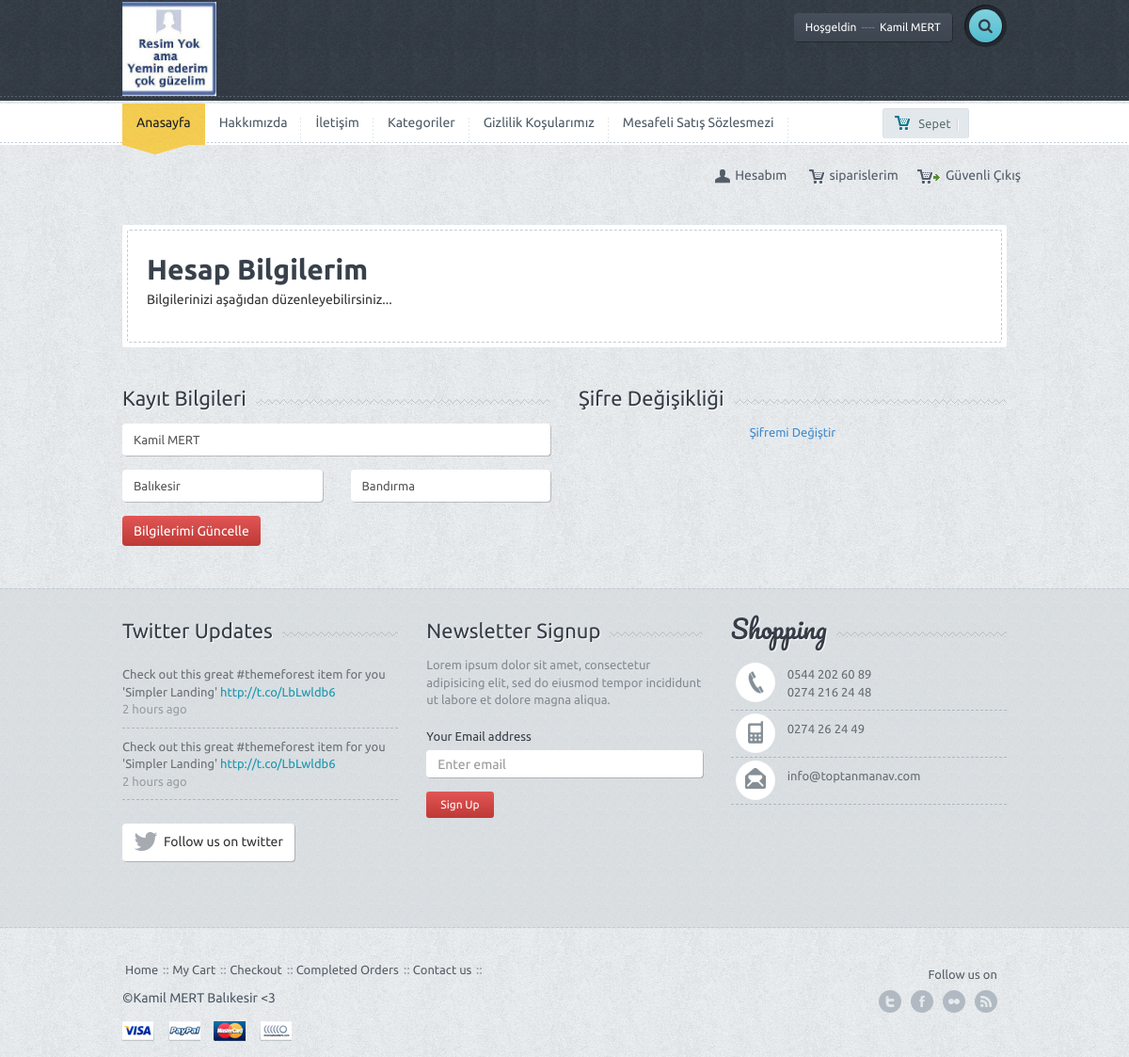
/hesabim.php (signed in), run on the app's committed database.
### tables this page shows
CREATE TABLE `ayar` (
  `ayar_id` int(11) NOT NULL,
  `ayar_logo` varchar(255) NOT NULL,
  `ayar_url` varchar(50) NOT NULL,
  `ayar_title` varchar(255) NOT NULL,
  `ayar_description` varchar(255) NOT NULL,
  `ayar_keywords` varchar(50) NOT NULL,
  `ayar_author` varchar(50) NOT NULL,
  `ayar_tel` varchar(50) NOT NULL,
  `ayar_gsm` varchar(50) NOT NULL,
  `ayar_faks` varchar(50) NOT NULL,
  `ayar_mail` varchar(50) NOT NULL,
  `ayar_ilce` varchar(50) NOT NULL,
  `ayar_il` varchar(50) NOT NULL,
  `ayar_adres` varchar(250) NOT NULL,
  `ayar_mesai` varchar(250) NOT NULL,
  `ayar_maps` varchar(250) NOT NULL,
  `ayar_analystic` varchar(50) NOT NULL,
  `ayar_zopim` varchar(250) NOT NULL,
  `ayar_facebook` varchar(50) NOT NULL,
  `ayar_twitter` varchar(50) NOT NULL,
  `ayar_google` varchar(50) NOT NULL,
  `ayar_youtube` varchar(50) NOT NULL,
  `ayar_smtphost` varchar(50) NOT NULL,
  `ayar_smtppasword` varchar(50) NOT NULL,
  `ayar_smtpport` varchar(50) NOT NULL,
  `ayar_bakim` enum('0','1') NOT NULL DEFAULT '1'
);

CREATE TABLE `kullanici` (
  `kullanici_id` int(11) NOT NULL,
  `kullanici_zaman` datetime NOT NULL DEFAULT current_timestamp(),
  `kullanici_resim` varchar(250) NOT NULL,
  `kullanici_tc` varchar(50) NOT NULL,
  `kullanici_ad` varchar(50) NOT NULL,
  `kullanici_mail` varchar(100) NOT NULL,
  `kullanici_gsm` varchar(50) NOT NULL,
  `kullanici_password` varchar(255) NOT NULL,
  `kullanici_adsoyad` varchar(50) NOT NULL,
  `kullanici_adres` varchar(250) NOT NULL,
  `kullanici_il` varchar(100) NOT NULL,
  `kullanici_ilce` varchar(100) NOT NULL,
  `kullanici_unvan` varchar(100) NOT NULL,
  `kullanici_yetki` varchar(50) NOT NULL,
  `kullanici_durum` int(1) NOT NULL DEFAULT 1
);

CREATE TABLE `menu` (
  `menu_id` int(11) NOT NULL,
  `menu_ust` varchar(50) NOT NULL,
  `menu_ad` varchar(100) NOT NULL,
  `menu_detay` text NOT NULL,
  `menu_url` varchar(250) NOT NULL,
  `menu_sira` int(2) NOT NULL,
  `menu_durum` enum('0','1') NOT NULL,
  `menu_seourl` varchar(250) NOT NULL
);

### nedmin/production/fonksiyon.php (called while the page is built, shortened)
<?php
function seo($text)
{
    $find = array('Ç', 'Ş', 'Ğ', 'Ü', 'İ', 'Ö', 'ç', 'ş', 'ğ', 'ü', 'ö', 'ı', '+', '#', '.');
    $replace = array('c', 's', 'g', 'u', 'i', 'o', 'c', 's', 'g', 'u', 'o', 'i', 'plus', 'sharp', '-');
    $text = strtolower(str_replace($find, $replace, $text));
    $text = preg_replace("@[^A-Za-z0-9\-_\.\+]@i", ' ', $text);
    $text = trim(preg_replace('/\s+/', ' ', $text));
    $text = str_replace(' ', '-', $text);
    return $text;
}
?>

### hesabim.php (the view, shortened to what this page needs)
<?php include 'header.php';
?>
<div class="container">
	<div class="row">
		<div class="col-md-12">
			<div class="page-title-wrap">
				<div class="page-title-inner">
					<div class="row">
						<div class="col-md-12">
							<div class="bigtitle">Hesap Bilgilerim</div>
							<p >Bilgilerinizi aşağıdan düzenleyebilirsiniz...</p>
						</div>
					</div>
				</div>
			</div>
		</div>
	</div>
	<form action="nedmin/netting/islem.php" method="POST" class="form-horizontal checkout" role="form">
		<div class="row">
			<div class="col-md-6">
				<div class="title-bg">
					<div class="title">Kayıt Bilgileri</div>
				</div>
				<div class="form-group dob">
					<div class="col-sm-12">
						<input type="text" class="form-control"  required="" name="kullanici_adsoyad" value="<?php echo $kullanicicek['kullanici_adsoyad'] ?>">
					</div>
				</div>
				<div class="form-group dob">
					<div class="col-sm-6">
						<input type="text" class="form-control" name="kullanici_il" placeholder="Yaşadığınız İl"   value="<?php echo $kullanicicek['kullanici_il'] ?>">
					</div>
					<div class="col-sm-6">
						<input type="text" class="form-control" name="kullanici_ilce" placeholder="Yaşadığınız İlçe"  value="<?php echo $kullanicicek['kullanici_ilce'] ?>">
					</div>
				</div>
				<button type="submit" name="kullanicibilgiguncelle" class="btn btn-default btn-red">Bilgilerimi Güncelle</button>
				</form>
			</div>
			<div class="col-md-6">
				<div class="title-bg">
					<div class="title">Şifre Değişikliği</div>
				</div>
				<center><a href="sifre-guncelle">Şifremi Değiştir<img width="400" src=""></a></center>
			</div>
		</div>
	</div>
<div class="spacer"></div>
<?php include 'footer.php'; ?>

### header.php (shortened to what this page needs)
<?php
include 'nedmin/netting/baglan.php';
include 'nedmin/production/fonksiyon.php';
if(!isset($_SESSION['userkullanici_mail'])){
	$mail=isset($_SESSION['userkullanici_mail']);
}
else{
	$mail=($_SESSION['userkullanici_mail']);
}
$kullanicisor=$db->prepare("SELECT * FROM kullanici where kullanici_mail=:mail");
$kullanicisor->execute(array(
	'mail' => ($mail)
));
$kullanicicek=$kullanicisor->fetch(PDO::FETCH_ASSOC);
$ayarsor=$db->prepare("SELECT * FROM ayar where ayar_id=:id");
$ayarsor->execute(array(
	'id' => 0
));
$ayarcek=$ayarsor->fetch(PDO::FETCH_ASSOC);
?>
<!DOCTYPE html>
<html lang="en">
<head>
	<link href='font-awesome\css\font-awesome.css' rel="stylesheet" type="text/css">
	<link href="bootstrap\css\bootstrap.min.css" rel="stylesheet">
	<link rel="stylesheet" href="style.css">
	<link rel="stylesheet" href="css\owl.carousel.css">
	<link rel="stylesheet" href="css\owl.transitions.css">
</head>
<body>
	<div id="wrapper">
		<div class="header">
			<div class="container">
				<div class="row">
					<div class="col-xs-6 col-md-4 main-logo">
						<a href="index.php"><img width="100" src="<?php echo $ayarcek['ayar_logo'];?>" alt="logo" class="logo img-responsive"></a>
					</div>
					<div class="col-md-8">
						<div class="pushright">
							<div class="top">
								<?php if (!isset($_SESSION['userkullanici_mail'])) { ?>
									<a href="#" id="reg" class="btn btn-default btn-dark">Giriş Yap<span>-- Yada --</span>Kayıt Ol</a>
								<?php }else{ ?>
									<a href="#" class="btn btn-default btn-dark">Hoşgeldin<span>----</span><?php echo $kullanicicek['kullanici_adsoyad']; ?></a> <?php } ?>
									<div class="srch-wrap">
										<a href="#" id="srch" class="btn btn-default btn-search"><i class="fa fa-search"></i></a>
									</div>
								</div>
							</div>
						</div>
					</div>
				</div>
				<div class="dashed"></div>
			</div>
			<div class="main-nav">
				<div class="navbar navbar-default navbar-static-top">
					<div class="container">
						<div class="row">
							<div class="col-md-10">
								<div class="navbar-collapse collapse">
									<ul class="nav navbar-nav">
										<li><a href="index.php" class="active">Anasayfa</a><div class="curve"></div></li>
										<?php
										$menusor=$db->prepare("SELECT * FROM menu WHERE menu_durum=:durum ORDER BY menu_sira ASC limit 5");
										$menusor->execute(array(
											'durum' => 1
										));
										while($menucek=$menusor->fetch(PDO::FETCH_ASSOC)){
											?>
											<li><a href="<?php
											if(!empty($menucek['menu_url'])){
												echo $menucek['menu_url'];
											}
											else{
												echo "sayfa-".seo($menucek['menu_ad']);
											}
										?>"><?php echo $menucek['menu_ad'];?></a></li>
									<?php } ?>
								</ul>
							</div>
						</div>
						<div class="col-md-2 machart">
							<button id="popcart" class="btn btn-default btn-chart btn-sm "><span class="mychart">Sepet</span>|</button>
						</div>
						<?php if(isset($_SESSION['userkullanici_mail'])){?>
							<ul class="small-menu">
								<li><a href="hesabim" class="myacc">Hesabım</a></li>
								<li><a href="siparislerim" class="myshop">siparislerim</a></li>
								<li><a href="logout" class="mycheck">Güvenli Çıkış</a></li>
							</ul>
						<?php } ?>
					</div>
				</div>
	</div>

### footer.php (shortened to what this page needs)
<div class="f-widget">
		<div class="container">
			<div class="row">
				<div class="col-md-4">
					<div class="title-widget-bg">
						<div class="title-widget">Twitter Updates</div>
					</div>
					<ul class="tweets">
						<li>Check out this great #themeforest item for you
						'Simpler Landing' <a href="#">http://t.co/LbLwldb6 </a>
						<span>2 hours ago</span></li>
						<li class="lastone">Check out this great #themeforest item for you
						'Simpler Landing' <a href="#">http://t.co/LbLwldb6 </a>
						<span>2 hours ago</span></li>
					</ul>
					<a href="#" class="btn btn-default btn-follow"><i class="fa fa-twitter fa-2x"></i><div>Follow us on twitter</div></a>
				</div>
				<div class="col-md-4">
					<div class="title-widget-bg">
						<div class="title-widget">Newsletter Signup</div>
					</div>
					<div class="newsletter">
						<p>
							Lorem ipsum dolor sit amet, consectetur adipisicing elit, sed do eiusmod tempor incididunt ut labore et dolore magna aliqua.
						</p>
						<form role="form">
							<div class="form-group">
								<label>Your Email address</label>
								<input type="email" class="form-control newstler-input" id="exampleInputEmail1" placeholder="Enter email">
								<button class="btn btn-default btn-red btn-sm">Sign Up</button>
							</div>
						</form>
					</div>
				</div>
				<div class="col-md-4">
					<div class="title-widget-bg">
						<div class="title-widget-cursive">Shopping</div>
					</div>
					<ul class="contact-widget">
						<li class="fphone"><?php echo $ayarcek['ayar_tel']  ?><br> <?php echo $ayarcek['ayar_gsm']  ?></li>
						<li class="fmobile"><?php echo $ayarcek['ayar_faks']  ?></li>
						<li class="fmail lastone"><?php echo $ayarcek['ayar_mail']  ?></li>
					</ul>
				</div>
			</div>
			<div class="spacer"></div>
		</div>
	</div>
	<div class="footer">
		<div class="container">
			<div class="row">
				<div class="col-md-9">
					<ul class="footermenu">
						<li><a href="index-1.htm">Home</a></li>
						<li><a href="cart.htm">My Cart</a></li>
						<li><a href="checkout.htm">Checkout</a></li>
						<li><a href="order.htm">Completed Orders</a></li>
						<li><a href="contact.htm">Contact us</a></li>
					</ul>
					<div class="f-credit">&copy;<?php echo $ayarcek['ayar_author']  ?></div>
					<a href=""><div class="payment visa"></div></a>
					<a href=""><div class="payment paypal"></div></a>
					<a href=""><div class="payment mc"></div></a>
					<a href=""><div class="payment nh"></div></a>
				</div>
				<div class="col-md-3">
					<div class="followon">Follow us on</div>
					<div class="fsoc">
						<a href="http://<?php echo $ayarcek['ayar_twitter']  ?>" class="ftwitter">twitter</a>
						<a href="http://<?php echo $ayarcek['ayar_facebook']  ?>" class="ffacebook">facebook</a>
						<a href="http://<?php echo $ayarcek['ayar_youtube']  ?>" class="fflickr">flickr</a>
						<a href="http://<?php echo $ayarcek['ayar_google']  ?>" class="ffeed">feed</a>
					</div>
					<div class="clearfix"></div>
				</div>
			</div>
		</div>
	</div>
  </body>
</html>

### data on the page
ayar: ayar_logo (picture), ayar_tel "0544 202 60 89", ayar_gsm "0274 216 24 48", ayar_faks "0274 26 24 49", ayar_mail "info@toptanmanav.com", ayar_author "Kamil MERT Balıkesir <3"
kullanici: kullanici_adsoyad "Kamil MERT", kullanici_il "Balıkesir", kullanici_ilce "Bandırma"
menu: menu_ad "Hakkımızda"
menu: menu_ad "İletişim"
menu: menu_ad "Kategoriler"
menu: menu_ad "Gizlilik Koşularımız"
menu: menu_ad "Mesafeli Satış Sözlesmezi"
